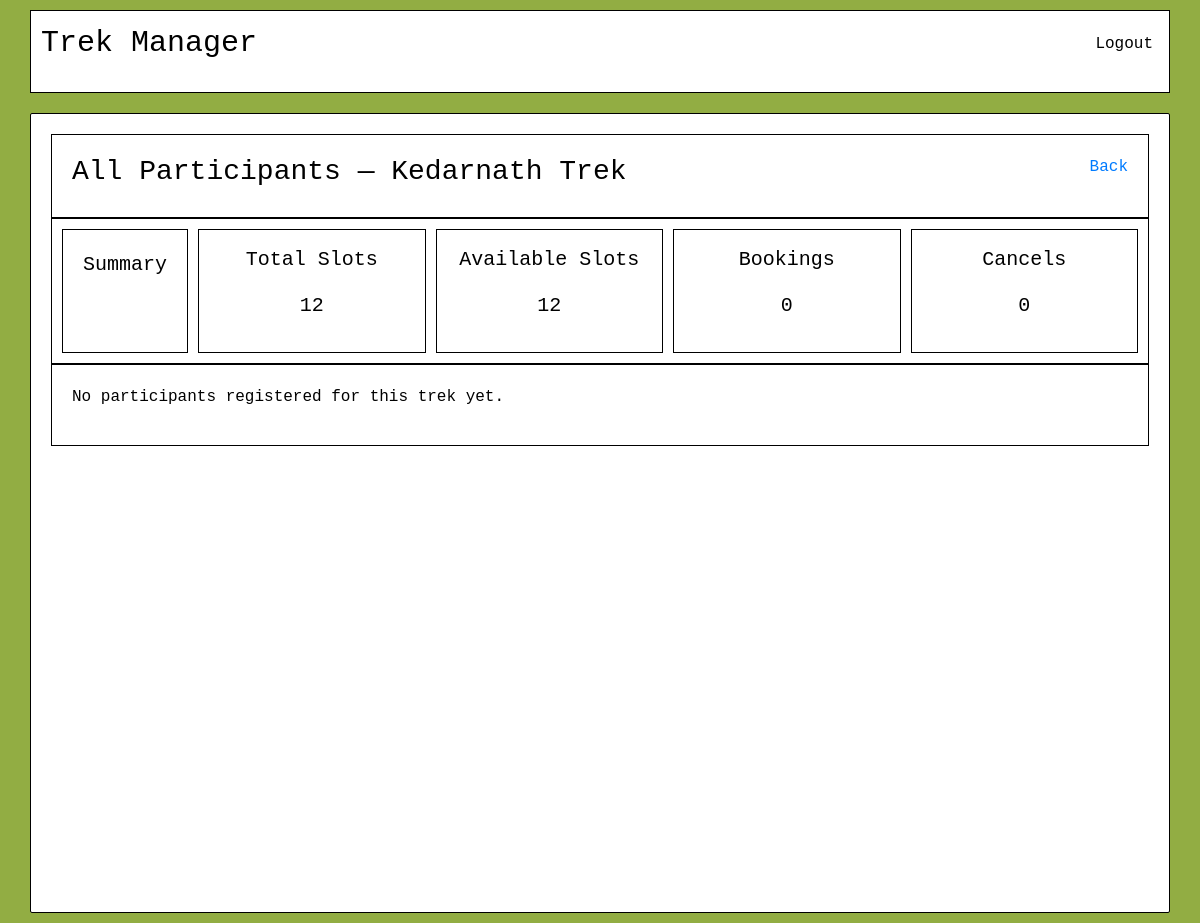
Page /staff/registered_trekkers/4 (signed in) on the earlier database version.
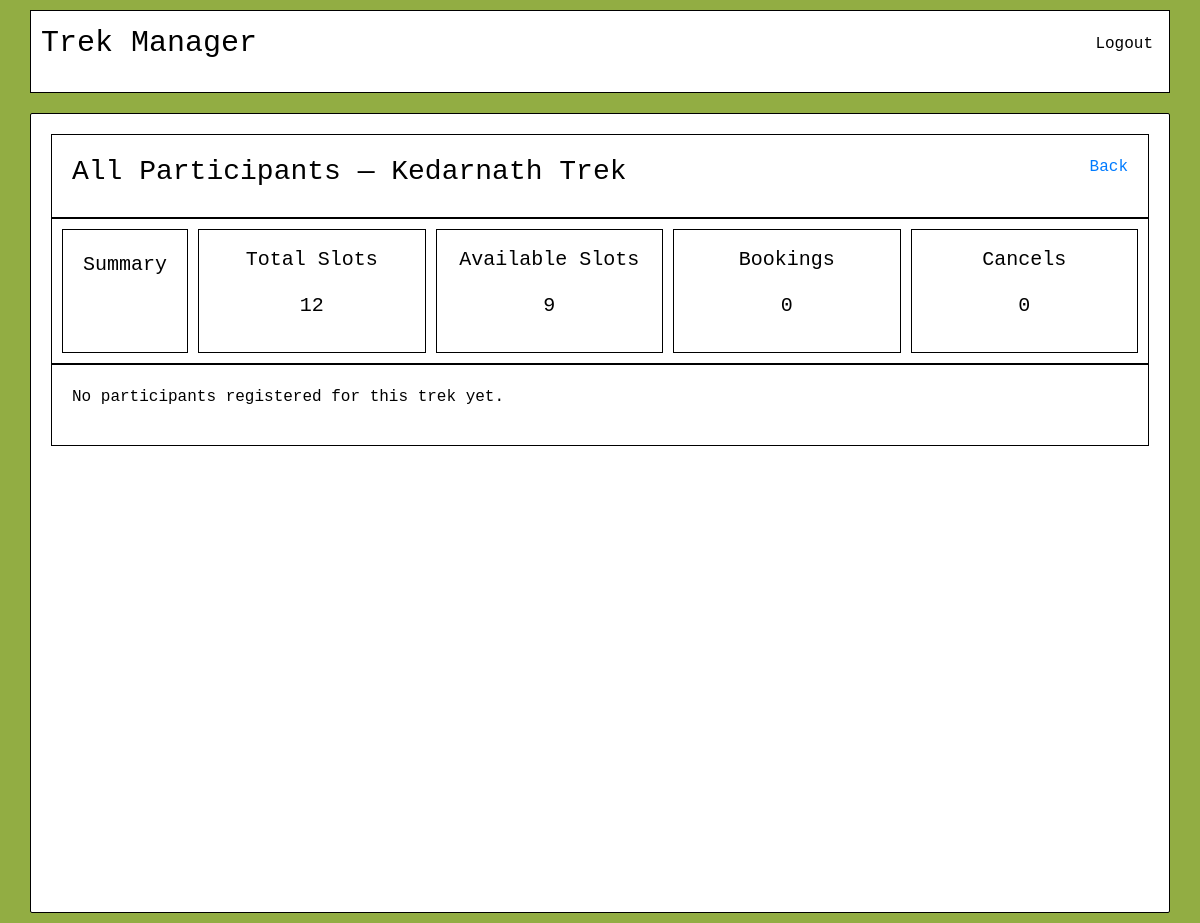
Same page on the later database version.
### models.py (models this page shows)
class Trek(db.Model):
    __tablename__ = "treks"
    id = db.Column(db.Integer, primary_key=True)
    title = db.Column(db.String(150), nullable=False)
    location = db.Column(db.String(100), nullable=False)
    difficulty = db.Column(db.String(20), nullable=False)
    duration = db.Column(db.Integer, nullable=False)
    total_slots = db.Column(db.Integer, nullable=False)
    available_slots = db.Column(db.Integer, nullable=False)
    status = db.Column(db.String(20), default="Pending")   # will track Open / Closed / Completed
    start_date = db.Column(db.DateTime, nullable=False)
    end_date = db.Column(db.DateTime, nullable=False)
    is_removed = db.Column(db.Boolean, nullable=False, default=False)
    staff_id = db.Column(db.Integer, db.ForeignKey("users.id"), nullable=True)
    bookings = db.relationship("Booking", backref="trek", lazy=True)

### staff.py (the view)
@staff.route("/registered_trekkers/<int:trek_id>", methods=['POST', 'GET'])
def registered_trekkers(trek_id):
    trek = Trek.query.get(trek_id)
    all_participants = Booking.query.filter_by(trek_id=trek.id).all()
    count_bookings = Booking.query.filter_by(trek_id=trek.id, status="Booked").count()
    count_cancels = Booking.query.filter_by(trek_id=trek.id, status="Cancelled").count()
    return render_template("staff/registered_trekkers.html", all_participants=all_participants, trek=trek, count_bookings=count_bookings, count_cancels=count_cancels)

### staff.py (called while the page is built)
@staff.before_request
def check_staff():
    if not session.get('user_id'):
        flash("Please log in to continue.", "error")
        return redirect(url_for('auth.login'))
    if session.get('role') != "Staff":
        flash("Unauthorised access.", "warning")
        return redirect(url_for('auth.login'))

### templates/staff/registered_trekkers.html (shortened to what this page needs)
{% extends "base.html" %}
{% block content %}
<div class="dash-container">
    <div class="admin-dash-head">
        <h3>All Participants — {{ trek.title }}</h3>
        <a href="{{ url_for('staff.dashboard') }}">Back</a>
    </div>
    <div class="dash-stats">
        <div class="admin-dash-head">
            <p>Summary</p>
        </div>
        <div class="dash-sum">
            <p>Total Slots</p>
            <p>{{ trek.total_slots }}</p>
        </div>
        <div class="dash-sum">
            <p>Available Slots</p>
            <p>{{ trek.available_slots }}</p>
        </div>
        <div class="dash-sum">
            <p>Bookings</p>
            <p>{{ count_bookings }}</p>
        </div>
        <div class="dash-sum">
            <p>Cancels</p>
            <p>{{ count_cancels }}</p>
        </div>
    </div>
    <div class="list-box">
        <div class="trek-list">
            {% if all_participants %}
            <table>
                <tr>
                    <th>Id</th>
                    <th>Name</th>
                    <th>Email</th>
                    <th>Booked On</th>
                    <th>Status</th>
                    <th>Payment</th>
                    <th>Action</th>
                </tr>
                {% for participant in all_participants %}
                <tr>
                    <td>{{ participant.id }}</td>
                    <td>{{ participant.trekker.name }}</td>
                    <td>{{ participant.trekker.email }}</td>
                    <td>{{ participant.booking_date.strftime('%d %b %Y') }}</td>
                    <td>{{ participant.status }}</td>
                    <td>{{ participant.payment_status }}</td>
                    <td>
                        {% if booking.status=="Booked" %}
                            <form action="{{ url_for('staff.cancel_booking', booking_id=booking.id) }}" method="POST">
                                <button type="submit">Cancel</button>
                            </form>
                        {% else %}
                            <p>Cancelled</p>
                        {% endif %}
                    </td>
                </tr>
                {% endfor %}
            </table>
            {% else %}
                <p>No participants registered for this trek yet.</p>
            {% endif %}
        </div>
    </div>
</div>
{% endblock %}

Differences in the rows shown:
changed Trek "Kedarnath Trek": available_slots "12" → "9"
